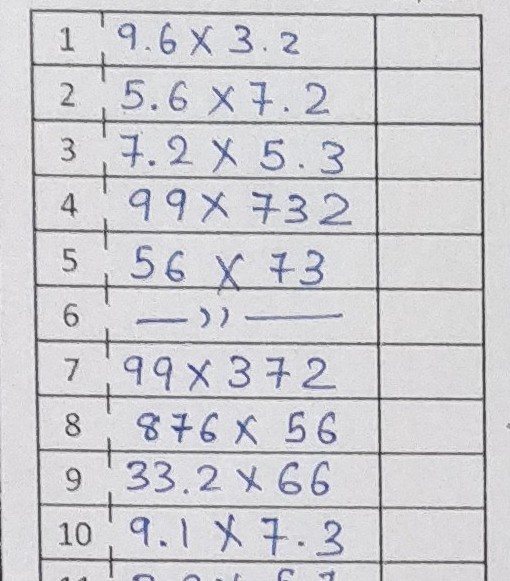
#> input picture 41.jpg, 510 x 581 px, found by its file name
$ jupyter execute box_detection.ipynb   (older library calls are emulated)
#> lines starting #> are read from the running program, lines starting #| are printed output that depends on the picture; after the words box and inside, x2 and y2 are one past the last pixel; in counts of white or black regions, pixels touching at a corner belong together
[cell 1]
import cv2
import numpy as np
import matplotlib.pyplot as plt
import matplotlib as mpl
from ipywidgets import interact, interactive, fixed, interact_manual
import ipywidgets as widgets
mpl.rcParams['image.cmap'] = 'gray'

[cell 2]
# Read the image
img = cv2.imread("41.jpg", 0)
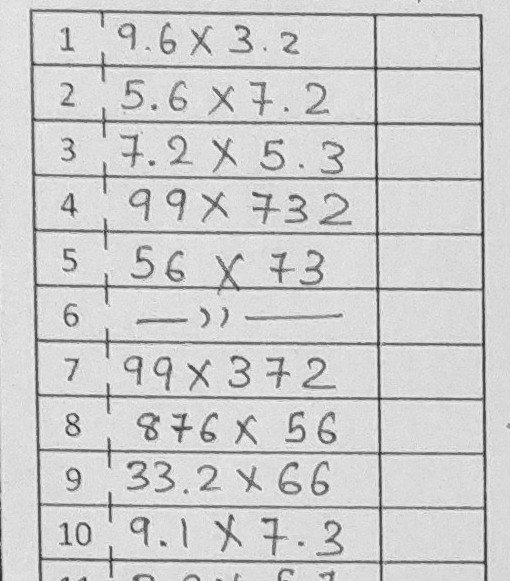
#> img: shape (581, 510); min 28, max 253, mean 207

[cell 3]
 # Thresholding the image
(thresh, img_bin) = cv2.threshold(img, 128, 255,cv2.THRESH_BINARY|     cv2.THRESH_OTSU)
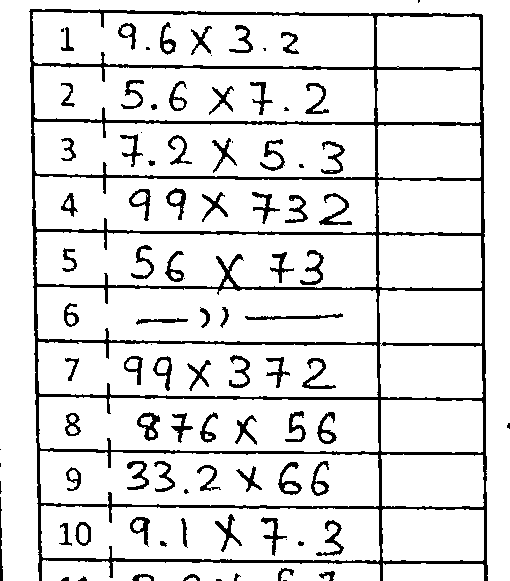
#> img_bin: shape (581, 510); 88.3% white; 95 black regions (19 under 20 px), largest, box (x1, y1, x2, y2) and area: (29, 9, 488, 581) 20771, (319, 193, 352, 225) 311, (137, 412, 160, 441) 293
#> thresh = 169
# Invert the image
img_bin = 255-img_bin
cv2.imwrite("Images/Image_bin.jpg",img_bin)
plt.axis('off')
plt.imshow(img_bin);

[cell 4]
def f(x):
    # Defining a kernel length
    global horizontal_lines_img, verticle_lines_img, kernel
    kernel_length = np.array(img).shape[1]//x

    # A verticle kernel of (1 X kernel_length), which will detect all the verticle lines from the image.
    verticle_kernel = cv2.getStructuringElement(cv2.MORPH_RECT, (1, kernel_length))
    # A horizontal kernel of (kernel_length X 1), which will help to detect all the horizontal line from the image.
    hori_kernel = cv2.getStructuringElement(cv2.MORPH_RECT, (kernel_length, 1))
    # A kernel of (3 X 3) ones.
    kernel = cv2.getStructuringElement(cv2.MORPH_RECT, (3, 3))
    # Morphological operation to detect vertical lines from an image
    img_temp1 = cv2.erode(img_bin, verticle_kernel, iterations=3)
    verticle_lines_img = cv2.dilate(img_temp1, verticle_kernel, iterations=3)
    cv2.imwrite("Images/verticle_lines.jpg",verticle_lines_img)
    # Morphological operation to detect horizontal lines from an image
    img_temp2 = cv2.erode(img_bin, hori_kernel, iterations=3)
    horizontal_lines_img = cv2.dilate(img_temp2, hori_kernel, iterations=3)
    plt.subplot(1, 2, 1)  # 2 rows, 2 columns, 1st subplot = top left
    plt.imshow(verticle_lines_img);
    plt.axis('off')

    plt.subplot(1, 2, 2)  # 2 rows, 2 columns, 2nd subplot = top right
    plt.imshow(horizontal_lines_img);
    plt.axis('off')

interact(f,  x=widgets.IntSlider(min=1,max=255,step=1,value=50));
#> the sliders are set to x = 50
#> in f, `img_temp1 = cv2.erode(img_bin, verticle_kernel, iterations=3)`:
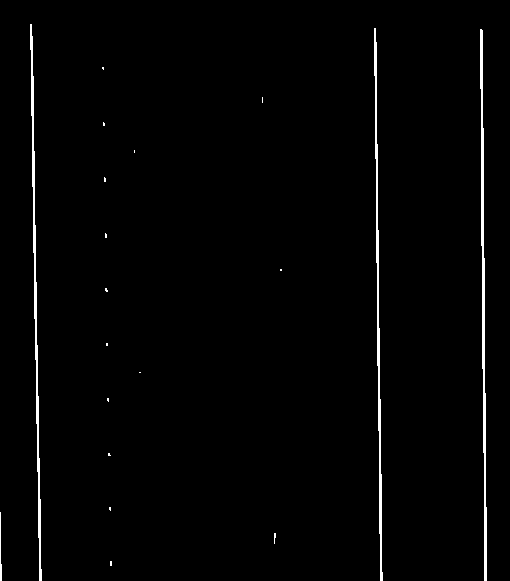
#> img_temp1: shape (581, 510); 1.5% white; 19 white regions (15 under 20 px), largest, box (x1, y1, x2, y2) and area: (480, 29, 487, 581) 1526, (30, 24, 42, 581) 1377, (374, 28, 383, 581) 1327, (0, 512, 2, 581) 86
#> in f, `verticle_lines_img = cv2.dilate(img_temp1, verticle_kernel, iterations..`:
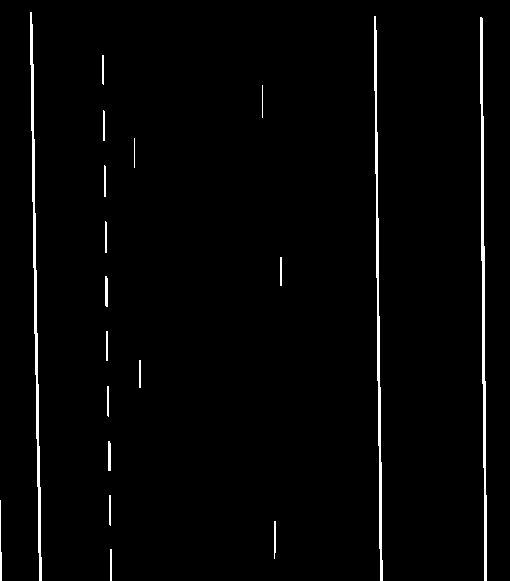
#> verticle_lines_img: shape (581, 510); 2% white; 19 white regions, largest, box (x1, y1, x2, y2) and area: (480, 17, 487, 581) 1670, (30, 12, 42, 581) 1656, (374, 16, 383, 581) 1525
#> in f, `img_temp2 = cv2.erode(img_bin, hori_kernel, iterations=3)`:
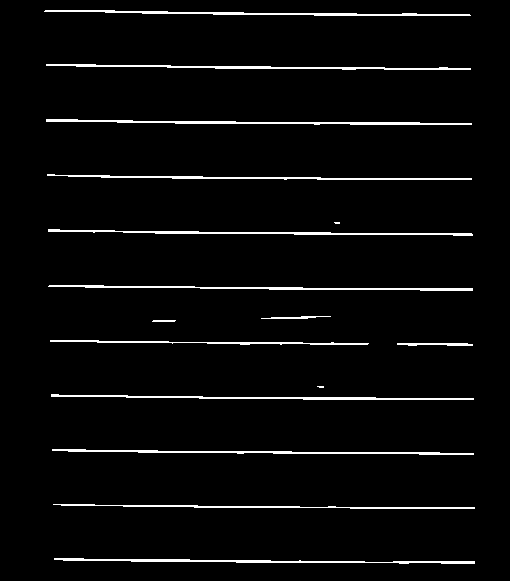
#> img_temp2: shape (581, 510); 3.5% white in thin lines or dots, all inside (x1, y1, x2, y2) = (44, 10, 475, 564)
#> in f, `horizontal_lines_img = cv2.dilate(img_temp2, hori_kernel, iterations=3)`:
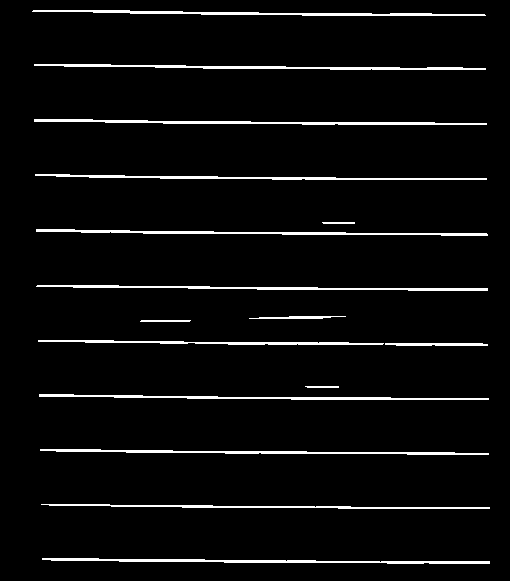
#> horizontal_lines_img: shape (581, 510); 4.3% white; 16 white regions, largest, box (x1, y1, x2, y2) and area: (34, 119, 487, 125) 1226, (42, 558, 490, 564) 1218, (36, 229, 488, 236) 1172

[cell 5]
# Weighting parameters, this will decide the quantity of an image to be added to make a new image.
alpha = 0.5
beta = 1.0 - alpha
# This function helps to add two image with specific weight parameter to get a third image as summation of two image.
img_final_bin = cv2.addWeighted(verticle_lines_img, alpha, horizontal_lines_img, beta, 0.0)
img_final_bin = cv2.erode(~img_final_bin, kernel, iterations=2)
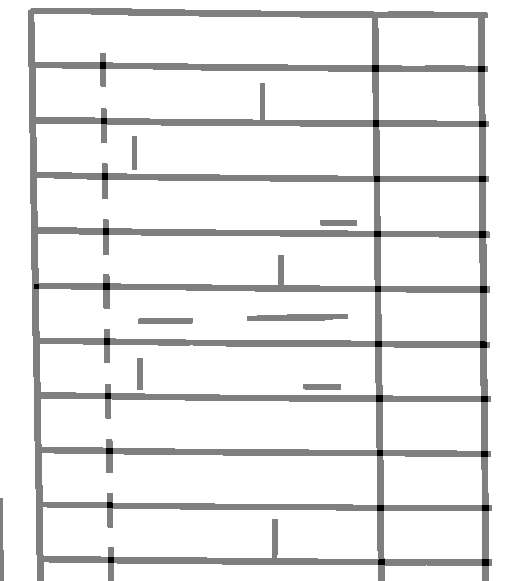
#> img_final_bin: shape (581, 510); min 0, max 255, mean 233.8
(thresh, img_final_bin) = cv2.threshold(img_final_bin, 128,255, cv2.THRESH_BINARY | cv2.THRESH_OTSU)
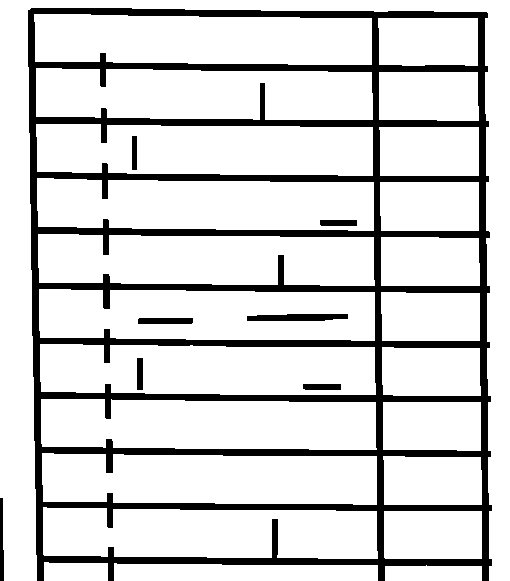
#> img_final_bin: shape (581, 510); 83.9% white; 8 black regions
#> thresh = 127
plt.axis('off')
plt.imshow(img_final_bin)

[cell 6]
def sort_contours(cnts, method="left-to-right"):
    # initialize the reverse flag and sort index
    reverse = False
    i = 0

    # handle if we need to sort in reverse
    if method == "right-to-left" or method == "bottom-to-top":
        reverse = True

    # handle if we are sorting against the y-coordinate rather than
    # the x-coordinate of the bounding box
    if method == "top-to-bottom" or method == "bottom-to-top":
        i = 1

    # construct the list of bounding boxes and sort them from top to
    # bottom
    boundingBoxes = [cv2.boundingRect(c) for c in cnts]
    (cnts, boundingBoxes) = zip(*sorted(zip(cnts, boundingBoxes),
        key=lambda b:b[1][i], reverse=reverse))

    # return the list of sorted contours and bounding boxes
    return (cnts, boundingBoxes)

# Find contours for image, which will detect all the boxes
im2, contours, hierarchy = cv2.findContours(img_final_bin, cv2.RETR_TREE, cv2.CHAIN_APPROX_SIMPLE)
#> contours = 30 contours; largest, box (x1, y1, x2, y2) and area: (0, 0, 510, 581) 34484, (36, 124, 373, 176) 15742, (39, 289, 375, 341) 15721, (37, 178, 374, 231) 15716, (36, 68, 373, 120) 15569

# Sort all the contours by top to bottom.
(contours, boundingBoxes) = sort_contours(contours, method="top-to-bottom")
#> in sort_contours, `boundingBoxes = [cv2.boundingRect(c) for c in cnts]`: boundingBoxes = 30 items, first 6: (385, 565, 97, 16), (114, 563, 264, 18), (44, 562, 64, 19), (384, 511, 98, 48), (43, 507, 335, 52), (383, 456, 99, 49)
#> in sort_contours, `(cnts, boundingBoxes) = zip(*sorted(zip(cnts, boundingBoxes), key=lamb..`: cnts has the same summary as contours outside sort_contours; boundingBoxes = 30 items, first 6: (0, 0, 510, 581), (34, 14, 338, 51), (378, 18, 100, 48), (36, 68, 337, 52), (379, 72, 100, 49), (36, 124, 337, 52)

[cell 7]
idx = 0
for c in contours:
    # Returns the location and width,height for every contour
    x, y, w, h = cv2.boundingRect(c)
# If the box height is greater then 20, widht is >80, then only save it as a box in "cropped/" folder.
    if (w > 80 and h > 20) and w > 3*h:
        idx += 1
        new_img = img[y:y+h, x:x+w]
        plt.subplot(10,1, idx)
        plt.imshow(new_img )
        plt.axis('off')
#> this loop made 30 passes
#> (x, y, w, h) on passes 1 to 12: (0, 0, 510, 581), (34, 14, 338, 51), (378, 18, 100, 48), (36, 68, 337, 52), (379, 72, 100, 49), (36, 124, 337, 52), (379, 127, 100, 49), (131, 135, 7, 36), (37, 178, 337, 53), (380, 182, 99, 49), (319, 219, 39, 8), (38, 234, 337, 52)
#> pass 2, `new_img = img[y:y+h, x:x+w]`:
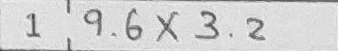
#> new_img: shape (51, 338); min 49, max 245, mean 211
#> after the loop, idx = 10
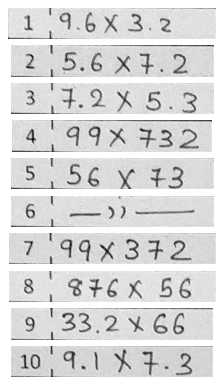
#> figure drawn by matplotlib, 10 panels
